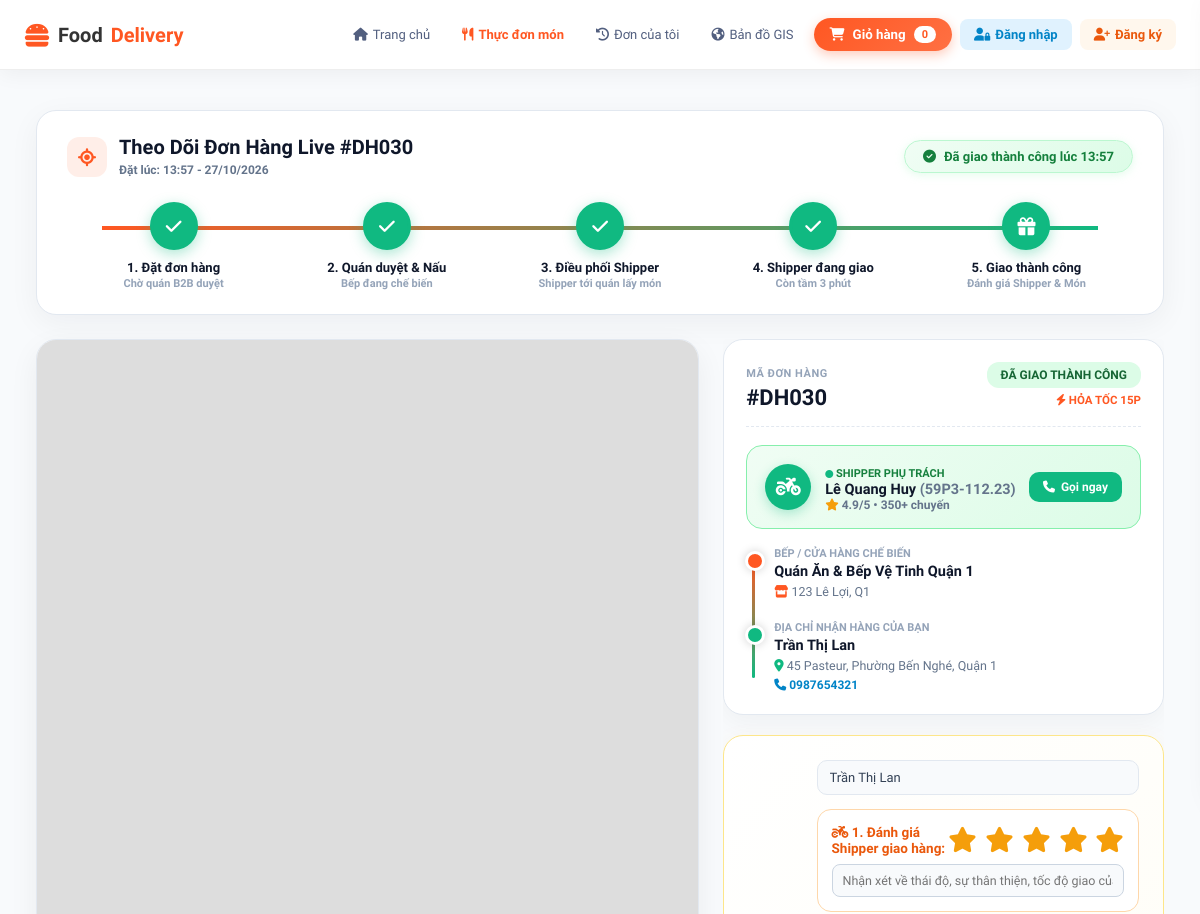
The app's page /chi-tiet/DH030/ (upper part), older data.
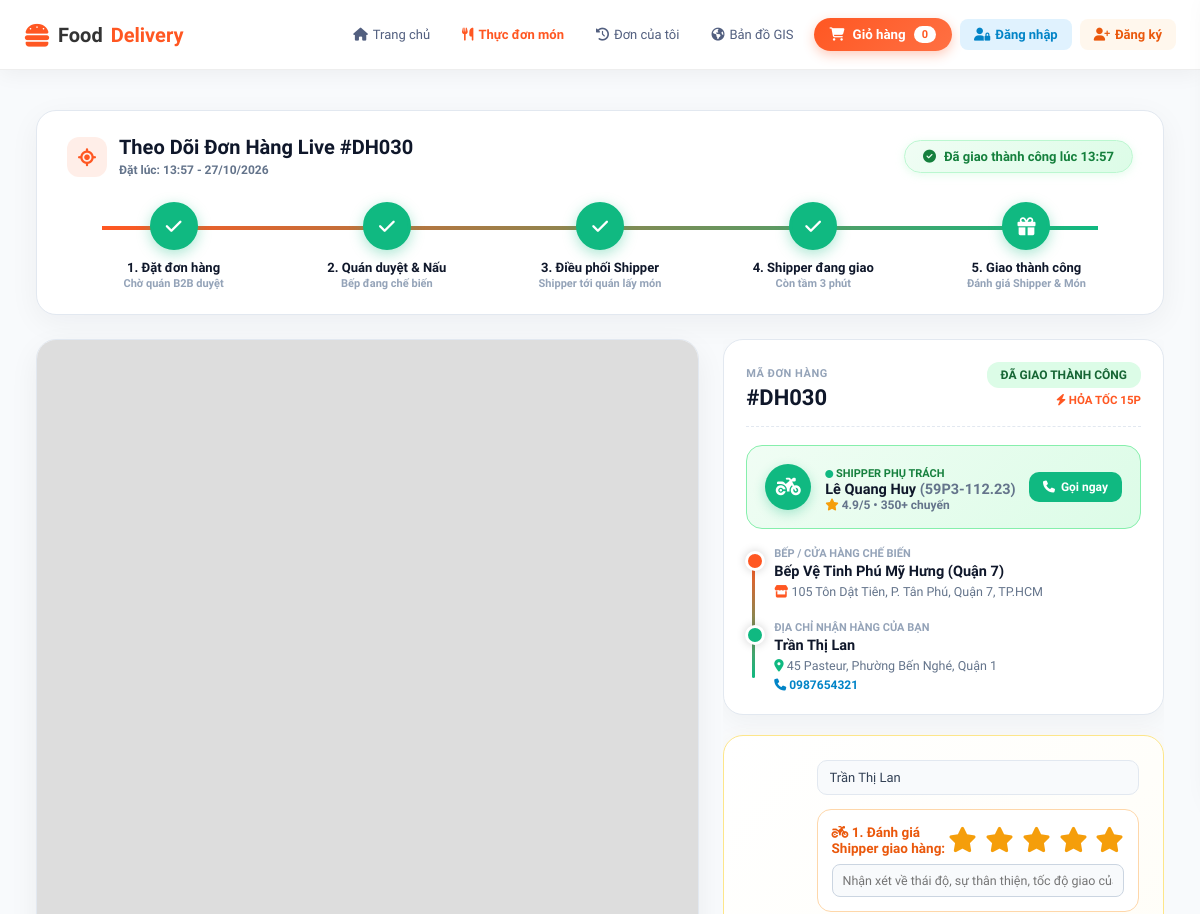
The same page, newer data.
### core/models.py (models this page shows, shortened)
class DonHang(models.Model):
    khach_hang = models.ForeignKey(User, on_delete=models.SET_NULL, null=True, blank=True,
                                   related_name='don_hang_cua_khach', verbose_name="Tài khoản khách đặt")
    ma_don = models.CharField(max_length=20, unique=True, blank=True, verbose_name="Mã đơn hàng")
    ten_nguoi_nhan = models.CharField(max_length=100, verbose_name="Tên người nhận")
    dia_chi_nguoi_nhan = models.CharField(max_length=200, verbose_name="Địa chỉ giao hàng")
    sdt_nguoi_nhan = models.CharField(max_length=15, verbose_name="Số điện thoại")
    email_nguoi_nhan = models.CharField(max_length=100, blank=True,
                                        default='khachhang_test@gmail.com', verbose_name="Email nhận thông báo Mailbox")
    lat_khach = models.FloatField(verbose_name="Vĩ độ khách")
    lng_khach = models.FloatField(verbose_name="Kinh độ khách")
    khoi_luong = models.FloatField(default=1.0, help_text="Đơn vị: kg", verbose_name="Khối lượng (kg)")
    kho_xuat_phat = models.ForeignKey(KhoHang, on_delete=models.CASCADE, verbose_name="Bếp / Quán xuất phát")
    tai_xe = models.ForeignKey(TaiXe, on_delete=models.SET_NULL, null=True,
                               blank=True, verbose_name="Shipper điều phối")
    trang_thai = models.CharField(max_length=50, default='CHỜ TÀI XẾ', verbose_name="Trạng thái đơn hàng")
    ngay_tao = models.DateTimeField(auto_now_add=True, verbose_name="Thời gian tạo đơn")
    ghi_chu = models.TextField(blank=True, default='', verbose_name="Ghi chú món ăn / Lưu ý giao hàng")
    LOAI_GIAO_CHOICES = [
        ('HOA_TOC', '⚡ Giao Hỏa Tốc (15-25 phút - Ưu tiên tuyến đường nhanh nhất)'),
        ('TIEU_CHUAN', '🛵 Giao Tiêu Chuẩn (30-45 phút)'),
    ]
    loai_giao_hang = models.CharField(max_length=30, choices=LOAI_GIAO_CHOICES,
                                      default='HOA_TOC', verbose_name="Phương thức vận chuyển")
    tien_mon_an = models.DecimalField(max_digits=12, decimal_places=0, default=0, verbose_name="Tiền món ăn (VNĐ)")
    phi_van_chuyen = models.DecimalField(max_digits=12, decimal_places=0, default=15000,
                                         verbose_name="Cước phí vận chuyển tính theo km (VNĐ)")
    phu_phi_hoa_toc = models.DecimalField(max_digits=12, decimal_places=0,
                                          default=0, verbose_name="Phụ phí hỏa tốc (VNĐ)")
    khoang_cach_km = models.FloatField(default=2.5, verbose_name="Khoảng cách tính phí (km)")
    giam_gia = models.DecimalField(max_digits=12, decimal_places=0, default=0, verbose_name="Giảm giá voucher (VNĐ)")
    tong_tien = models.DecimalField(max_digits=12, decimal_places=0, default=0,
                                    verbose_name="Tổng tiền thanh toán (VNĐ)")
    PT_THANH_TOAN_CHOICES = [
        ('QR_VIETQR', 'Mã QR Ngân Hàng (VietQR)'),
        ('MOMO', 'Ví điện tử MoMo'),
        ('COD', 'Tiền mặt khi nhận hàng (COD)'),
    ]
    phuong_thuc_thanh_toan = models.CharField(
        max_length=30, choices=PT_THANH_TOAN_CHOICES, default='QR_VIETQR', verbose_name="Phương thức thanh toán")
    TT_THANH_TOAN_CHOICES = [
        ('CHUA_THANH_TOAN', 'Chờ thanh toán'),
        ('DA_THANH_TOAN', 'Đã thanh toán thành công'),
    ]
    trang_thai_thanh_toan = models.CharField(
        max_length=30, choices=TT_THANH_TOAN_CHOICES, default='CHUA_THANH_TOAN', verbose_name="Trạng thái thanh toán")
    ma_giao_dich_qr = models.CharField(max_length=50, blank=True, default='',
                                       verbose_name="Mã giao dịch / Mã QR thanh toán")
    thue_phi_san = models.DecimalField(
        max_digits=12, decimal_places=0, default=0,
        verbose_name="Thuế TNCN và Phí sàn khấu trừ (VNĐ)"
    )
    tien_shipper_thuc_nhan = models.DecimalField(
        max_digits=12, decimal_places=0, default=0,
        verbose_name="Tiền Shipper thực nhận sau thuế (VNĐ)"
    )
    TT_THANH_TOAN_SHIPPER_CHOICES = [
        ('CHO_NHAN_TIEN', 'Chờ nhận tiền hàng (Đã trừ thuế)'),
        ('DA_NHAN_TIEN', 'Đã quyết toán vào ví'),
    ]
    trang_thai_thanh_toan_shipper = models.CharField(
        max_length=30, choices=TT_THANH_TOAN_SHIPPER_CHOICES,
        default='CHO_NHAN_TIEN', verbose_name="Trạng thái nhận tiền của Shipper"
    )
    def link_qr_vietqr(self):
        bank_id = "MB"
        account_no = "0345678999"
        template = "compact2"
        amount = int(self.tong_tien) if self.tong_tien else 50000
        info = f"THANH TOAN DON {self.ma_don}"
        return f"https://img.vietqr.io/image/{bank_id}-{account_no}-{template}.png?amount={amount}&addInfo={info}&accountName=FOODDELIVERY"

class KhoHang(models.Model):
    chu_so_huu = models.ForeignKey(User, on_delete=models.SET_NULL, null=True, blank=True,
                                   related_name='cac_quan_an', verbose_name="Chủ quán / Đối tác B2B")
    ten_kho = models.CharField(max_length=100, verbose_name="Tên Quán Ăn / Nhà Hàng / Chi Nhánh")
    dia_chi = models.CharField(max_length=200, verbose_name="Địa chỉ")
    lat = models.FloatField(help_text="Vĩ độ (Latitude)")
    lng = models.FloatField(help_text="Kinh độ (Longitude)")
    suc_chua_toi_da = models.IntegerField(default=100, verbose_name="Công suất phục vụ tối đa (Đơn/ngày)")
    loai_hinh = models.CharField(max_length=50, default='Quán ăn ẩm thực', verbose_name="Loại hình cơ sở")
    hinh_anh = models.CharField(max_length=500, blank=True, null=True, default='', verbose_name="Ảnh đại diện quán/bếp")
    danh_gia = models.FloatField(default=4.8, verbose_name="Điểm đánh giá sao")
    thoi_gian_mo_cua = models.CharField(max_length=100, default='07:00 - 22:30', verbose_name="Giờ mở cửa")
    hotline = models.CharField(max_length=20, default='1900 6868', verbose_name="Hotline liên hệ")
    class Meta:
        verbose_name = "Quán ăn / Nhà hàng đối tác B2B"
        verbose_name_plural = "Danh sách Quán ăn / Nhà hàng B2B"

class TaiXe(models.Model):
    user = models.OneToOneField(User, on_delete=models.SET_NULL, null=True,
                                blank=True, verbose_name="Tài khoản đăng nhập")
    ten_tai_xe = models.CharField(max_length=100, verbose_name="Họ tên tài xế")
    sdt = models.CharField(max_length=15, verbose_name="Số điện thoại")
    bien_so = models.CharField(max_length=20, verbose_name="Biển số xe")
    loai_xe = models.CharField(max_length=50, choices=[
        ('Xe máy', 'Xe máy'),
        ('Xe tải', 'Xe tải'),
        ('Xe bán tải', 'Xe bán tải')
    ], default='Xe máy', verbose_name="Loại phương tiện")
    trang_thai = models.CharField(max_length=20, default='Sẵn sàng', verbose_name="Trạng thái hoạt động")
    CA_LAM_CHOICES = [
        ('SANG', 'Ca Sáng (6h - 14h)'),
        ('CHIEU', 'Ca Chiều (14h - 22h)'),
        ('TOI', 'Ca Tối (14h - 22h)'),
        ('DEM', 'Ca Đêm (22h - 6h)'),
    ]
    ca_lam_viec = models.CharField(max_length=10, choices=CA_LAM_CHOICES, default='SANG', verbose_name="Ca làm việc")
    dang_lam_viec = models.BooleanField(default=False, verbose_name="Đang Online (Chấm công)")
    tong_don_thang_nay = models.IntegerField(default=0, verbose_name="KPI Số đơn/Tháng")
    doanh_thu_tich_luy = models.DecimalField(max_digits=15, decimal_places=0,
                                             default=0, verbose_name="Doanh thu tích lũy")
    lat_hien_tai = models.FloatField(default=10.7769, verbose_name="Vĩ độ GPS hiện tại")
    lng_hien_tai = models.FloatField(default=106.7009, verbose_name="Kinh độ GPS hiện tại")
    cap_nhat_gps_luc = models.DateTimeField(auto_now=True, verbose_name="Thời điểm cập nhật GPS")

### core/views.py (the view)
# urls.py: path('chi-tiet/<str:ma_don>/', views.chi_tiet, name='chi_tiet'),
def chi_tiet(request, ma_don):
    don_hang = get_object_or_404(DonHang, ma_don=ma_don)
    lich_su = don_hang.lich_su_kho.all().order_by('-thoi_gian')
    chi_tiet_mon = don_hang.chi_tiet_mon.all()
    danh_gia_list = don_hang.danh_gia_list.all()
    dist_shipper_khach = None
    eta_phut = None
    if don_hang.tai_xe:
        dist_shipper_khach = tinh_khoang_cach_haversine(
            don_hang.tai_xe.lat_hien_tai, don_hang.tai_xe.lng_hien_tai,
            don_hang.lat_khach, don_hang.lng_khach
        )
        eta_phut = max(3, round((dist_shipper_khach / 25.0) * 60) + 2)
    elif don_hang.khoang_cach_km:
        dist_shipper_khach = don_hang.khoang_cach_km
        eta_phut = max(5, round((dist_shipper_khach / 25.0) * 60) + 5)
    status_str = don_hang.trang_thai.upper()
    current_step = 1
    if 'THÀNH CÔNG' in status_str or 'ĐÃ GIAO' in status_str:
        current_step = 5
    elif 'ĐANG VẬN CHUYỂN' in status_str or 'GIAO HỎA TỐC' in status_str:
        current_step = 4
    elif 'CHỜ SHIPPER' in status_str or 'BÀN GIAO SHIPPER' in status_str or (don_hang.tai_xe and 'NẤU' not in status_str):
        current_step = 3
    elif 'BẾP ĐANG NẤU' in status_str or 'ĐANG NẤU' in status_str or lich_su.filter(trang_thai_buoc='BẾP ĐANG NẤU').exists():
        current_step = 2
    else:
        current_step = 1
    return render(request, 'map.html', {
        'dh': don_hang,
        'lich_su': lich_su,
        'chi_tiet_mon': chi_tiet_mon,
        'qr_url': don_hang.link_qr_vietqr(),
        'danh_gia_list': danh_gia_list,
        'current_step': current_step,
        'da_danh_gia': danh_gia_list.exists(),
        'dist_shipper_khach': dist_shipper_khach,
        'eta_phut': eta_phut,
    })

### templates/map.html (shortened to what the changed rows need)
{% extends "base.html" %}
{% load static currency_filters l10n %}
{% block content %}
<link rel="stylesheet" href="https://cdnjs.cloudflare.com/ajax/libs/font-awesome/6.4.0/css/all.min.css">
<link rel="stylesheet" href="https://unpkg.com/leaflet@1.9.4/dist/leaflet.css" />
<link rel="stylesheet" href="https://unpkg.com/leaflet-routing-machine@latest/dist/leaflet-routing-machine.css" />
<div class="tracking-page-container">
    <div class="timeline-banner">
        <div class="timeline-header">
            <div class="timeline-title">
                <div>
                    <h1>Theo Dõi Đơn Hàng Live #{{ dh.ma_don }}</h1>
                    <span style="font-size: 12px; color: #64748b; font-weight: 600;">
                        Đặt lúc: {{ dh.ngay_tao|date:"H:i - d/m/Y" }}
                    </span>
                </div>
            </div>
            <div>
                {% if current_step == 5 %}
                <div class="eta-badge delivered">
                    <i class="fa-solid fa-circle-check"></i>
                    <span>Đã giao thành công lúc {{ dh.ngay_tao|date:"H:i" }}</span>
                </div>
                {% elif current_step == 3 %}
                <div class="eta-badge" style="background: #e0f2fe; border-color: #7dd3fc; color: #0369a1;">
                    <i class="fa-solid fa-motorcycle fa-spin" style="color: #0284c7;"></i>
                    <span>Đã điều phối Shipper {{ dh.tai_xe.ten_tai_xe }} &bull; Đang tới quán lấy món</span>
                </div>
                {% elif current_step == 2 %}
                <div class="eta-badge" style="background: #fef3c7; border-color: #fde047; color: #b45309;">
                    <i class="fa-solid fa-fire-burner fa-flip" style="color: #ea580c;"></i>
                    <span>Quán đã duyệt đơn &bull; Bếp đang chế biến món nóng sốt</span>
                </div>
                {% else %}
                <div class="eta-badge" style="background: #fee2e2; border-color: #fca5a5; color: #b91c1c;">
                    <i class="fa-solid fa-clock"></i>
                    <span>Đã đặt hàng &bull; Chờ đối tác B2B quán duyệt đơn</span>
                </div>
                {% endif %}
            </div>
        </div>
    </div>
    <div class="map-container-wrapper">
        <div class="info-section">
            <div class="info-card">
                <div class="order-header">
                    <div>
                        <span style="font-size: 11px; color: #94a3b8; text-transform: uppercase; font-weight: 800; letter-spacing: 0.5px;">MÃ ĐƠN HÀNG</span>
                        <h2 style="font-size: 22px; font-weight: 900; color: #0f172a; margin: 4px 0 0;">#{{ dh.ma_don }}</h2>
                    </div>
                    <div style="text-align: right;">
                        <span class="order-badge" id="badge-{{ dh.ma_don }}">{{ dh.trang_thai }}</span>
                        {% if dh.loai_giao_hang == 'HOA_TOC' %}
                        <span style="display: block; margin-top: 5px; font-size: 11.5px; font-weight: 800; color: #ff5722;">
                            <i class="fa-solid fa-bolt"></i> HỎA TỐC 15P
                        </span>
                        {% endif %}
                    </div>
                </div>
                {% if dh.tai_xe %}
                <div class="shipper-live-box">
                    <div class="shipper-info-left">
                        <div class="shipper-avatar">
                            <i class="fa-solid fa-motorcycle"></i>
                        </div>
                        <div>
                            <span style="font-size: 11px; font-weight: 800; color: #15803d; text-transform: uppercase;">
                                <i class="fa-solid fa-circle" style="font-size: 8px; color: #10b981;"></i> Shipper Phụ Trách
                            </span>
                            <div style="font-size: 14.5px; font-weight: 800; color: #0f172a;">
                                {{ dh.tai_xe.ten_tai_xe }} <span style="font-weight: 600; color: #64748b;">({{ dh.tai_xe.bien_so }})</span>
                            </div>
                            <div style="font-size: 12px; color: #64748b; font-weight: 600;">
                                <i class="fa-solid fa-star" style="color: #f59e0b;"></i> 4.9/5 • 350+ chuyến
                            </div>
                        </div>
                    </div>
                    <div class="shipper-actions">
                        <a href="tel:{{ dh.tai_xe.sdt }}" class="btn-call-shipper" title="Gọi điện cho Shipper">
                            <i class="fa-solid fa-phone"></i> Gọi ngay
                        </a>
                    </div>
                </div>
                {% endif %}
                <div class="route-info">
                    <div class="route-point point-start">
                        <small>Bếp / Cửa hàng chế biến</small>
                        <div class="loc-title">{{ dh.kho_xuat_phat.ten_kho }}</div>
                        <div class="loc-detail"><i class="fa-solid fa-store" style="color: #ff5722;"></i> {{ dh.kho_xuat_phat.dia_chi }}</div>
                    </div>
                    <div class="route-point point-end">
                        <small>Địa chỉ nhận hàng của bạn</small>
                        <div class="loc-title">{{ dh.ten_nguoi_nhan }}</div>
                        <div class="loc-detail"><i class="fa-solid fa-location-dot" style="color: #10b981;"></i> {{ dh.dia_chi_nguoi_nhan }}</div>
                        <div style="font-size: 12px; color: #0284c7; font-weight: 700; margin-top: 4px;">
                            <i class="fa-solid fa-phone"></i> {{ dh.sdt_nguoi_nhan }}
                        </div>
                    </div>
                </div>
            </div>
            <div class="rating-card" id="rating-section">
                <div style="display: flex; align-items: center; justify-content: space-between; margin-bottom: 12px;">
                    <span style="font
                <form id="review-form" method="POST" action="{% url 'core:gui_danh_gia' dh.ma_don %}">
                    <input type="text" name="ten_khach" id="input-ten-khach" value="{{ dh.ten_nguoi_nhan }}" placeholder="Tên của bạn" style="width: 100%; border-radius: 10px; border: 1.5px solid #e2e8f0; padding: 9px 12px; font-size: 13px; outline: none; margin-bottom: 14px; font-family: inherit;">
                    <div style="background: white; border-radius: 14px; padding: 14px; border: 1.5px solid #fed7aa; margin-bottom: 12px;">
                        <div style="display: flex; justify-content: space-between; align-items: center;">
                        </div>
                        <input type="text" name="nhan_xet_shipper" id="input-nhan-xet-shipper" placeholder="Nhận xét về thái độ, sự thân thiện, tốc độ giao của shipper..." style="width: 100%; border-radius: 8px; border: 1px solid #cbd5e1; padding: 8px 10px; font-size: 12.5px; outline: none; margin-top: 8px; font-family: inherit;">
                    </div>
        </div>
    </div>
</div>
{% endblock %}

Row changes from the older to the newer data that the page shows:
changed DonHang "DH030": kho_xuat_phat.ten_kho "Quán Ăn & Bếp Vệ Tinh Quận 1" → "Bếp Vệ Tinh Phú Mỹ Hưng (Quận 7)"; kho_xuat_phat.dia_chi "123 Lê Lợi, Q1" → "105 Tôn Dật Tiên, P. Tân Phú, Quận 7, TP.HCM"
